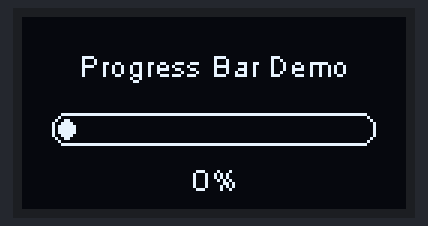
Simulated run of this sketch. Board: Arduino Uno, built with avr-gcc and run on an emulated ATmega328P. On the bench: 128×64 one-colour display. What the sketch prints to the serial monitor is not drawn.

Above: at 0.12 s.
At 0.54 s:
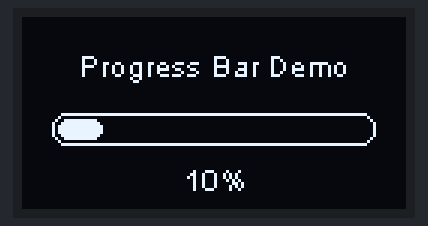
At 1.17 s:
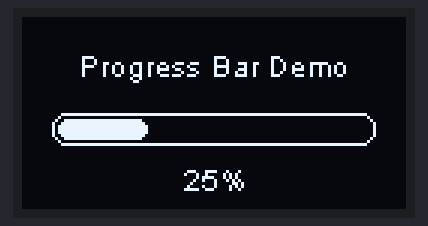
At 2.22 s:
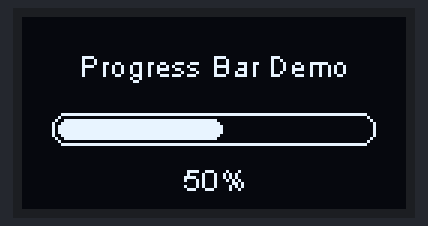
At 3.26 s:
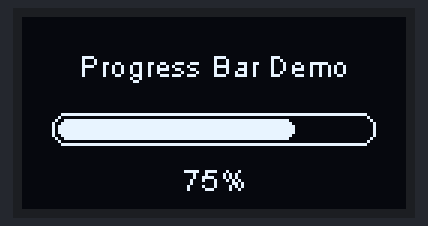
At 4.52 s:
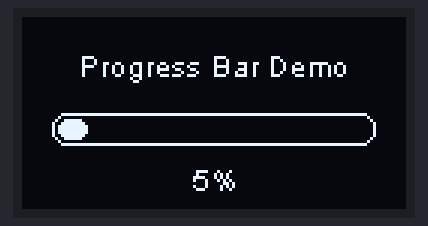

The sketch:

TestOled128x64SH1106.ino
```cpp
#include <Arduino.h>
#include <Wire.h>
#include "SH1106Wire.h"

// Inisialisasi display OLED dengan alamat I2C 0x3c, pin SDA di GPIO 5, dan pin SCL di GPIO 4
SH1106Wire display(0x3C, 21, 22);  // Alamat, SDA, SCL

void setup() {
  Serial.begin(115200);
  Serial.println("Memulai contoh SH1106 OLED...");

  // Inisialisasi display
  display.init();

  // Rotasi display bisa disesuaikan (opsional)
  // display.flipScreenVertically();

  // Mengatur font
  display.setFont(ArialMT_Plain_10);

  // Membersihkan display
  display.clear();

  // Menentukan alignment text
  display.setTextAlignment(TEXT_ALIGN_LEFT);

  // Menggambar text di posisi (0, 0)
  display.drawString(0, 0, "Hello World!");

  // Alignment text di tengah
  display.setTextAlignment(TEXT_ALIGN_CENTER);
  display.drawString(64, 22, "SH1106 OLED");

  // Menggambar garis dari (0,32) ke (127,32)
  display.drawLine(0, 32, 127, 32);

  // Menggambar kotak kosong
  display.drawRect(10, 40, 107, 20);

  // Menggambar kotak terisi
  display.fillRect(20, 45, 87, 10);

  // Mengaktifkan display (dibutuhkan setelah melakukan operasi penggambaran)
  display.display();
}

void loop() {
  // Contoh sederhana animasi progress bar
  static int progress = 0;

  display.clear();
  display.setTextAlignment(TEXT_ALIGN_CENTER);
  display.setFont(ArialMT_Plain_10);
  display.drawString(64, 10, "Progress Bar Demo");

  // Menggambar progress bar
  display.drawProgressBar(10, 32, 107, 10, progress);

  // Menampilkan persentase
  display.setTextAlignment(TEXT_ALIGN_CENTER);
  display.drawString(64, 48, String(progress) + "%");

  // Menampilkan ke display
  display.display();

  // Menambah progress
  progress = (progress + 5) % 100;

  delay(200);
}
```

Measured:
- by itself, everything shown: repeats every 4.2 s, in 20 steps
